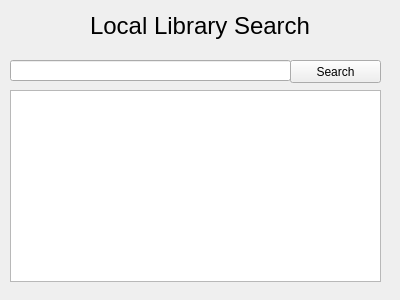
<?xml version="1.0" encoding="UTF-8"?>
<ui version="4.0">
 <class>SearchWindow</class>
 <widget class="QWidget" name="SearchWindow">
  <property name="geometry">
   <rect>
    <x>0</x>
    <y>0</y>
    <width>400</width>
    <height>300</height>
   </rect>
  </property>
  <property name="windowTitle">
   <string>Form</string>
  </property>
  <widget class="QTextBrowser" name="txtSearchResults">
   <property name="geometry">
    <rect>
     <x>10</x>
     <y>90</y>
     <width>371</width>
     <height>192</height>
    </rect>
   </property>
  </widget>
  <widget class="QLineEdit" name="txtSearch">
   <property name="geometry">
    <rect>
     <x>10</x>
     <y>60</y>
     <width>281</width>
     <height>21</height>
    </rect>
   </property>
  </widget>
  <widget class="QPushButton" name="btnSearch">
   <property name="geometry">
    <rect>
     <x>290</x>
     <y>60</y>
     <width>91</width>
     <height>23</height>
    </rect>
   </property>
   <property name="text">
    <string>Search</string>
   </property>
  </widget>
  <widget class="QLabel" name="lblSearch">
   <property name="geometry">
    <rect>
     <x>90</x>
     <y>10</y>
     <width>311</width>
     <height>31</height>
    </rect>
   </property>
   <property name="font">
    <font>
     <pointsize>18</pointsize>
    </font>
   </property>
   <property name="text">
    <string>Local Library Search</string>
   </property>
  </widget>
 </widget>
 <resources/>
 <connections/>
</ui>
